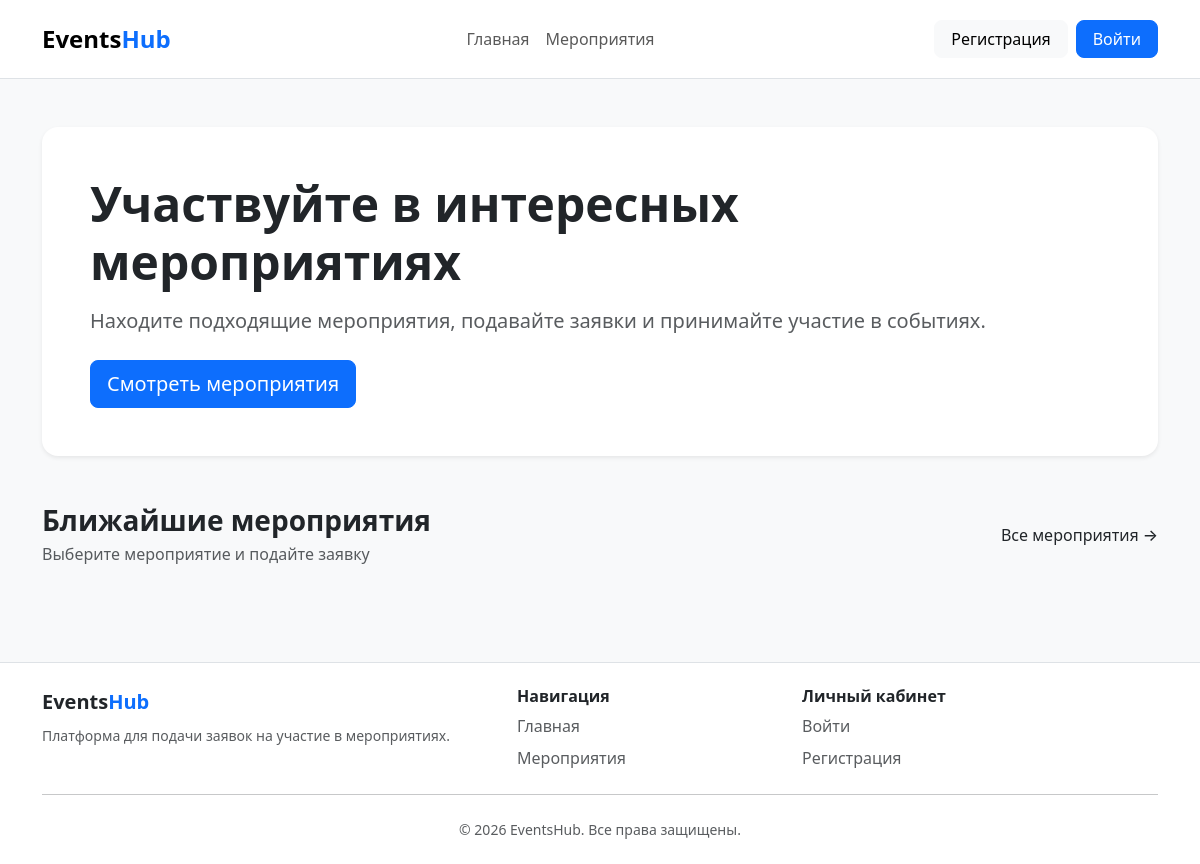
Before: / with the older database file.
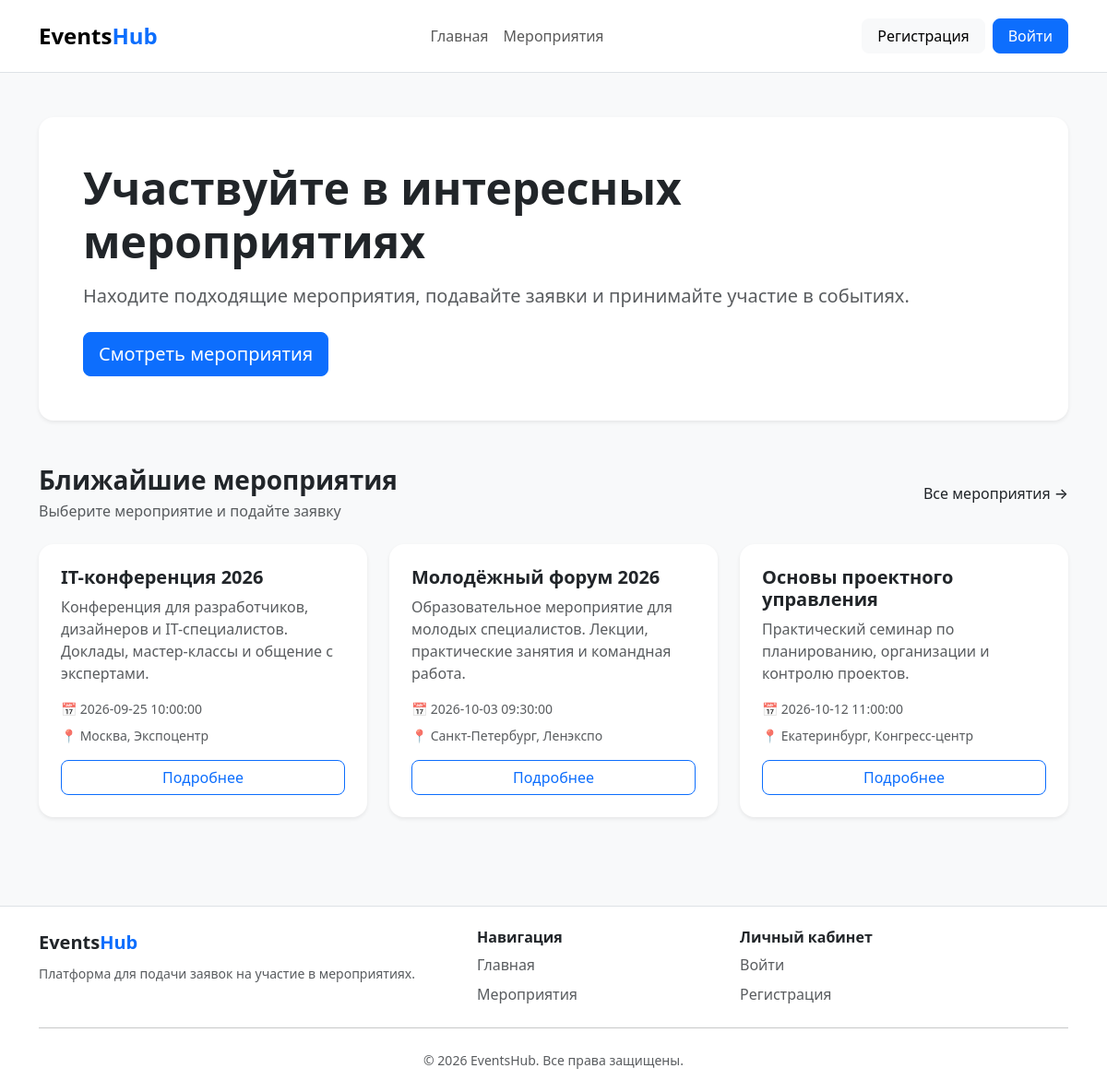
After: the same page with the newer database file.
### tables this page shows
CREATE TABLE `events` (
  `id` int NOT NULL,
  `title` varchar(255) NOT NULL,
  `description` text NOT NULL,
  `place` varchar(255) NOT NULL,
  `date` datetime NOT NULL
);

### app/Controllers/MainController.php (called while the page is built, shortened)
<?php
class MainController
{
    public function showMainPage()
    {
        $eventModel = new EventModel();
        $events = $eventModel->getAll();
        require_once __DIR__ . "/../Views/main.php";
    }
}

### app/Models/EventModel.php (called while the page is built, shortened)
<?php
class EventModel
{
    public function getAll()
    {
        $pdo = Database::getConnection();
        $stmt = $pdo->prepare('SELECT * FROM `events`');
        $stmt->execute();
        return $stmt->fetchAll(PDO::FETCH_ASSOC);
    }
}

### app/Views/main.php (the view, shortened to what this page needs)
<!DOCTYPE html>
<html lang="ru">
<head>
    <link href="https://cdn.jsdelivr.net/npm/bootstrap@5.3.8/dist/css/bootstrap.min.css" rel="stylesheet"
>
</head>
<body class="bg-light">
    <?php require_once __DIR__ . '/../Components/header.php'; ?>
    <main>
        <section class="container py-5">
            <div class="card border-0 shadow-sm rounded-4">
                <div class="card-body p-4 p-md-5">
                    <h1 class="display-5 fw-bold mb-3">
                        Участвуйте в интересных мероприятиях
                    </h1>
                    <p class="fs-5 text-body-secondary mb-4">
                        Находите подходящие мероприятия,
                        подавайте заявки и принимайте участие
                        в событиях.
                    </p>
                    <a href="/events" class="btn btn-primary btn-lg rounded-3">
                        Смотреть мероприятия
                    </a>
                </div>
            </div>
        </section>
        <section class="container pb-5">
            <div class="d-flex justify-content-between
                        align-items-center mb-4">
                <div>
                    <h2 class="h3 fw-bold mb-1">
                        Ближайшие мероприятия
                    </h2>
                    <p class="text-body-secondary mb-0">
                        Выберите мероприятие и подайте заявку
                    </p>
                </div>
                <a href="/events" class="text-decoration-none link-dark fw-medium">
                    Все мероприятия →
                </a>
            </div>
            <div class="row g-4">
                <?php foreach ($events as $event): ?>
                    <div class="col-12 col-md-6 col-lg-4">
                        <div class="card border-0 shadow-sm rounded-4 h-100">
                            <div class="card-body p-4 d-flex flex-column">
                                <h3 class="h5 fw-bold">
                                    <?= htmlspecialchars($event['title']) ?>
                                </h3>
                                <p class="text-body-secondary">
                                    <?= htmlspecialchars($event['description']) ?>
                                </p>
                                <div class="small text-body-secondary mb-3">
                                    <div class="mb-2">
                                        📅 <?= htmlspecialchars($event['date']) ?>
                                    </div>
                                    <div>
                                        📍 <?= htmlspecialchars($event['place']) ?>
                                    </div>
                                </div>
                                <a href="/events/<?= (int) $event['id'] ?>"
                                    class="btn btn-outline-primary rounded-3 w-100 mt-auto">
                                    Подробнее
                                </a>
                            </div>
                        </div>
                    </div>
                <?php endforeach; ?>
            </div>
        </section>
    </main>
    <?php require_once __DIR__ . '/../Components/footer.php'; ?>
</body>
</html>

### public/index.php (shortened to what this page needs)
<?php
$basePath = '';
$path = parse_url($_SERVER['REQUEST_URI'], PHP_URL_PATH);
if (str_starts_with($path, $basePath)) {
    $path = substr($path, strlen($basePath));
}
switch ($path) {
    case '/':
        $mainController = new MainController();
        $mainController->showMainPage();
        break;
}

### app/Components/header.php (shortened to what this page needs)
<?php
$userRole = $_SESSION['user_role'] ?? 'guest';
?>
<header>
    <nav class="navbar navbar-expand-lg bg-white border-bottom">
        <div class="container py-2">
            <a class="navbar-brand fw-bold fs-4" href="/">
                Events<span class="text-primary">Hub</span>
            </a>
            <div class="collapse navbar-collapse" id="mainNavbar">
                <div class="navbar-nav mx-auto">
                    <a href="/" class="nav-link">
                        Главная
                    </a>
                    <a href="/events" class="nav-link">
                        Мероприятия
                    </a>
                </div>
                <div class="d-flex flex-column flex-lg-row gap-2 mt-3 mt-lg-0">
                    <?php if ($userRole === 'guest'): ?>
                        <a href="/register" class="btn btn-light rounded-3 px-3">
                            Регистрация
                        </a>
                        <a href="/login" class="btn btn-primary rounded-3 px-3">
                            Войти
                        </a>
                    <?php elseif ($userRole === 'admin'): ?>
                        <a href="/admin" class="btn btn-light rounded-3 px-3">
                            Админ-панель
                        </a>
                    <?php endif; ?>
                </div>
            </div>
        </div>
    </nav>
</header>

### app/Components/footer.php (shortened to what this page needs)
<footer class="bg-white border-top mt-5">
    <div class="container py-4">
        <div class="row g-4">
            <div class="col-12 col-md-5">
                <div class="fw-bold fs-5">
                    Events<span class="text-primary">Hub</span>
                </div>
                <p class="text-body-secondary small mb-0 mt-2">
                    Платформа для подачи заявок
                    на участие в мероприятиях.
                </p>
            </div>
            <div class="col-6 col-md-3">
                <h6 class="fw-bold">
                    Навигация
                </h6>
                <div class="d-flex flex-column gap-2">
                    <a href="/" class="text-body-secondary text-decoration-none">
                        Главная
                    </a>
                    <a href="/events" class="text-body-secondary text-decoration-none">
                        Мероприятия
                    </a>
                </div>
            </div>
            <div class="col-6 col-md-4">
                <h6 class="fw-bold">
                    Личный кабинет
                </h6>
                <div class="d-flex flex-column gap-2">
                    <?php if ($userRole === 'guest'): ?>
                        <a href="/login" class="text-body-secondary text-decoration-none">
                            Войти
                        </a>
                        <a href="/register" class="text-body-secondary text-decoration-none">
                            Регистрация
                        </a>
                    <?php endif; ?>
                </div>
            </div>
        </div>
        <hr class="my-4">
        <div class="text-center text-body-secondary small">
            © <?= date('Y') ?> EventsHub. Все права защищены.
        </div>
    </div>
</footer>

Changed rows visible on the page:
added events: title "IT-конференция 2026", description "Конференция для разработчиков, дизайнеров и IT-специалистов. Доклады, мастер-классы и общение с экспертами.", date "2026-09-25 10:00:00", place "Москва, Экспоцентр"
added events: title "Молодёжный форум 2026", description "Образовательное мероприятие для молодых специалистов. Лекции, практические занятия и командная работа.", date "2026-10-03 09:30:00", place "Санкт-Петербург, Ленэкспо"
added events: title "Основы проектного управления", description "Практический семинар по планированию, организации и контролю проектов.", date "2026-10-12 11:00:00", place "Екатеринбург, Конгресс-центр"
